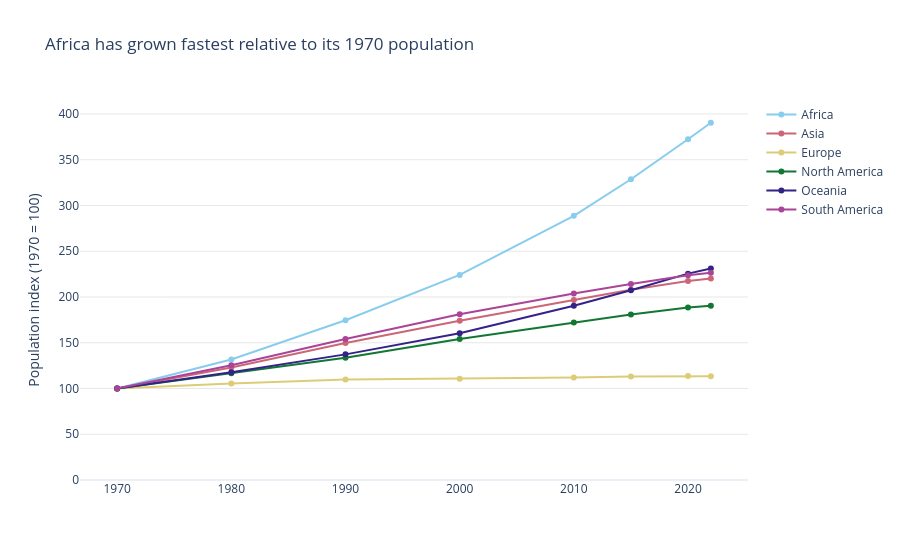

Write notebook code for a chart like this one.
### Markdown cell above
**Chart choice & justification:** A line chart compares each continent's population index over time, with 1970 set to 100. Indexing removes differences in starting population size, so the steepest rise identifies the fastest relative growth.

### Code cell
# Q1 — Relative population growth by continent (1970 = 100)
year_cols = [f"{year} Population" for year in [1970, 1980, 1990, 2000, 2010, 2015, 2020, 2022]]
continent_year = df.groupby("Continent")[year_cols].sum()
growth_index = continent_year.div(continent_year["1970 Population"], axis=0) * 100
growth_long = growth_index.reset_index().melt(
    id_vars="Continent", var_name="Year", value_name="Population index"
)
growth_long["Year"] = growth_long["Year"].str.replace(" Population", "", regex=False).astype(int)

fig = px.line(
    growth_long, x="Year", y="Population index", color="Continent",
    markers=True, title="Africa has grown fastest relative to its 1970 population",
    color_discrete_sequence=px.colors.qualitative.Safe
)
fig.update_layout(template="plotly_white", legend_title_text="", xaxis_title="",
                  yaxis_title="Population index (1970 = 100)", hovermode="x unified")
fig.update_xaxes(showgrid=False, dtick=10)
fig.update_yaxes(showgrid=True, gridcolor="#E8E8E8", rangemode="tozero")
fig.show()

### Figure 1 — Plotly figure (JSON) as saved in the notebook; plotly's stock layout.template omitted (floating-point values rounded to 4 significant figures)
{"data": [{"hovertemplate": "Continent=Africa<br>Year=%{x}<br>Population index=%{y}<extra></extra>", "legendgroup": "Africa", "line": {"color": "rgb(136, 204, 238)", "dash": "solid"}, "marker": {"symbol": "circle"}, "mode": "lines+markers", "name": "Africa", "orientation": "v", "showlegend": true, "type": "scatter", "x": [1970, 1980, 1990, 2000, 2010, 2015, 2020, 2022], "xaxis": "x", "y": [100.0, 131.8, 174.6, 224.1, 288.8, 328.7, 372.3, 390.4], "yaxis": "y"}, {"hovertemplate": "Continent=Asia<br>Year=%{x}<br>Population index=%{y}<extra></extra>", "legendgroup": "Asia", "line": {"color": "rgb(204, 102, 119)", "dash": "solid"}, "marker": {"symbol": "circle"}, "mode": "lines+markers", "name": "Asia", "orientation": "v", "showlegend": true, "type": "scatter", "x": [1970, 1980, 1990, 2000, 2010, 2015, 2020, 2022], "xaxis": "x", "y": [100.0, 122.9, 149.7, 174.1, 196.7, 207.9, 217.4, 220.1], "yaxis": "y"}, {"hovertemplate": "Continent=Europe<br>Year=%{x}<br>Population index=%{y}<extra></extra>", "legendgroup": "Europe", "line": {"color": "rgb(221, 204, 119)", "dash": "solid"}, "marker": {"symbol": "circle"}, "mode": "lines+markers", "name": "Europe", "orientation": "v", "showlegend": true, "type": "scatter", "x": [1970, 1980, 1990, 2000, 2010, 2015, 2020, 2022], "xaxis": "x", "y": [100.0, 105.6, 109.8, 110.7, 112.1, 113.1, 113.7, 113.3], "yaxis": "y"}, {"hovertemplate": "Continent=North America<br>Year=%{x}<br>Population index=%{y}<extra></extra>", "legendgroup": "North America", "line": {"color": "rgb(17, 119, 51)", "dash": "solid"}, "marker": {"symbol": "circle"}, "mode": "lines+markers", "name": "North America", "orientation": "v", "showlegend": true, "type": "scatter", "x": [1970, 1980, 1990, 2000, 2010, 2015, 2020, 2022], "xaxis": "x", "y": [100.0, 116.8, 133.6, 154.1, 172.1, 180.8, 188.4, 190.3], "yaxis": "y"}, {"hovertemplate": "Continent=Oceania<br>Year=%{x}<br>Population index=%{y}<extra></extra>", "legendgroup": "Oceania", "line": {"color": "rgb(51, 34, 136)", "dash": "solid"}, "marker": {"symbol": "circle"}, "mode": "lines+markers", "name": "Oceania", "orientation": "v", "showlegend": true, "type": "scatter", "x": [1970, 1980, 1990, 2000, 2010, 2015, 2020, 2022], "xaxis": "x", "y": [100.0, 117.7, 137.3, 160.3, 190.5, 207.4, 225.5, 231.2], "yaxis": "y"}, {"hovertemplate": "Continent=South America<br>Year=%{x}<br>Population index=%{y}<extra></extra>", "legendgroup": "South America", "line": {"color": "rgb(170, 68, 153)", "dash": "solid"}, "marker": {"symbol": "circle"}, "mode": "lines+markers", "name": "South America", "orientation": "v", "showlegend": true, "type": "scatter", "x": [1970, 1980, 1990, 2000, 2010, 2015, 2020, 2022], "xaxis": "x", "y": [100.0, 125.3, 154.0, 181.2, 203.7, 214.1, 223.7, 226.4], "yaxis": "y"}], "layout": {"hovermode": "x unified", "legend": {"title": {"text": ""}, "tracegroupgap": 0}, "title": {"text": "Africa has grown fastest relative to its 1970 population"}, "xaxis": {"anchor": "y", "domain": [0, 1], "dtick": 10, "showgrid": false, "title": {"text": ""}}, "yaxis": {"anchor": "x", "domain": [0, 1], "gridcolor": "#E8E8E8", "rangemode": "tozero", "showgrid": true, "title": {"text": "Population index (1970 = 100)"}}}}
